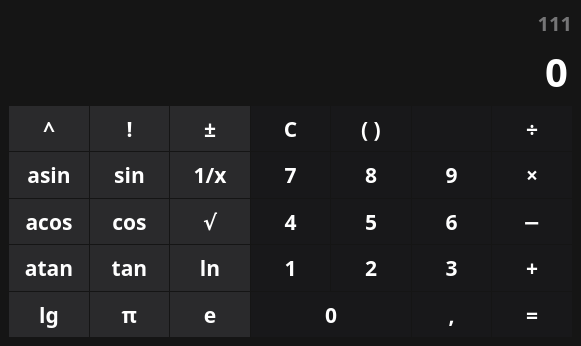
<?xml version="1.0" encoding="UTF-8"?>
<ui version="4.0">
 <class>MainWindow</class>
 <widget class="QMainWindow" name="MainWindow">
  <property name="enabled">
   <bool>true</bool>
  </property>
  <property name="geometry">
   <rect>
    <x>0</x>
    <y>0</y>
    <width>581</width>
    <height>346</height>
   </rect>
  </property>
  <property name="focusPolicy">
   <enum>Qt::NoFocus</enum>
  </property>
  <property name="contextMenuPolicy">
   <enum>Qt::DefaultContextMenu</enum>
  </property>
  <property name="windowTitle">
   <string>Calculator</string>
  </property>
  <property name="windowIcon">
   <iconset resource="../../../../Desktop/resourse.qrc">
    <normaloff>:/icons/icons8-calc-100.png</normaloff>:/icons/icons8-calc-100.png</iconset>
  </property>
  <property name="styleSheet">
   <string notr="true">QWidget {
	color: white;
	background-color: #151515;
	font-family: Montserrat;
	font-size: 16pt;
	font-weight: 600;
}
QPushButton {
	background-color: transparent;
	border: none;
	background-color: #18181a;
}
QPushButton:hover {
	background-color: #242426;
}

QPushButton:pressed {
	background-color: #303031;
}</string>
  </property>
  <widget class="QWidget" name="centralwidget">
   <layout class="QVBoxLayout" name="verticalLayout">
    <item>
     <widget class="QLabel" name="label">
      <property name="sizePolicy">
       <sizepolicy hsizetype="Preferred" vsizetype="Maximum">
        <horstretch>0</horstretch>
        <verstretch>0</verstretch>
       </sizepolicy>
      </property>
      <property name="styleSheet">
       <string notr="true">font-size: 15pt;
color: #757576;</string>
      </property>
      <property name="text">
       <string>111</string>
      </property>
      <property name="alignment">
       <set>Qt::AlignRight|Qt::AlignTrailing|Qt::AlignVCenter</set>
      </property>
     </widget>
    </item>
    <item>
     <widget class="QLineEdit" name="input">
      <property name="sizePolicy">
       <sizepolicy hsizetype="Preferred" vsizetype="Maximum">
        <horstretch>0</horstretch>
        <verstretch>0</verstretch>
       </sizepolicy>
      </property>
      <property name="styleSheet">
       <string notr="true">font-size: 30pt;
border: none;</string>
      </property>
      <property name="text">
       <string>0</string>
      </property>
      <property name="alignment">
       <set>Qt::AlignRight|Qt::AlignTrailing|Qt::AlignVCenter</set>
      </property>
     </widget>
    </item>
    <item>
     <layout class="QGridLayout" name="Layout_buttons" rowminimumheight="40,40,40,40,40" columnminimumwidth="60,60,60,60,60,60,60">
      <property name="spacing">
       <number>1</number>
      </property>
      <item row="2" column="1">
       <widget class="QPushButton" name="Button_cos">
        <property name="sizePolicy">
         <sizepolicy hsizetype="Minimum" vsizetype="Expanding">
          <horstretch>0</horstretch>
          <verstretch>0</verstretch>
         </sizepolicy>
        </property>
        <property name="cursor">
         <cursorShape>PointingHandCursor</cursorShape>
        </property>
        <property name="styleSheet">
         <string notr="true">QPushButton {
	background-color: #2a2a2c;
	border: none;
}

QPushButton:hover {
	background-color: #3d3d3f;
}

QPushButton:pressed {
	background-color: #4f4f51;
}</string>
        </property>
        <property name="text">
         <string>cos</string>
        </property>
       </widget>
      </item>
      <item row="4" column="0">
       <widget class="QPushButton" name="Button_lg">
        <property name="sizePolicy">
         <sizepolicy hsizetype="Minimum" vsizetype="Expanding">
          <horstretch>0</horstretch>
          <verstretch>0</verstretch>
         </sizepolicy>
        </property>
        <property name="cursor">
         <cursorShape>PointingHandCursor</cursorShape>
        </property>
        <property name="styleSheet">
         <string notr="true">QPushButton {
	background-color: #2a2a2c;
	border: none;
}

QPushButton:hover {
	background-color: #3d3d3f;
}

QPushButton:pressed {
	background-color: #4f4f51;
}</string>
        </property>
        <property name="text">
         <string>lg</string>
        </property>
       </widget>
      </item>
      <item row="3" column="0">
       <widget class="QPushButton" name="Button_atan">
        <property name="sizePolicy">
         <sizepolicy hsizetype="Minimum" vsizetype="Expanding">
          <horstretch>0</horstretch>
          <verstretch>0</verstretch>
         </sizepolicy>
        </property>
        <property name="cursor">
         <cursorShape>PointingHandCursor</cursorShape>
        </property>
        <property name="styleSheet">
         <string notr="true">QPushButton {
	background-color: #2a2a2c;
	border: none;
}

QPushButton:hover {
	background-color: #3d3d3f;
}

QPushButton:pressed {
	background-color: #4f4f51;
}</string>
        </property>
        <property name="text">
         <string>atan</string>
        </property>
       </widget>
      </item>
      <item row="2" column="2">
       <widget class="QPushButton" name="Button_root">
        <property name="sizePolicy">
         <sizepolicy hsizetype="Minimum" vsizetype="Expanding">
          <horstretch>0</horstretch>
          <verstretch>0</verstretch>
         </sizepolicy>
        </property>
        <property name="cursor">
         <cursorShape>PointingHandCursor</cursorShape>
        </property>
        <property name="styleSheet">
         <string notr="true">QPushButton {
	background-color: #2a2a2c;
	border: none;
}

QPushButton:hover {
	background-color: #3d3d3f;
}

QPushButton:pressed {
	background-color: #4f4f51;
}</string>
        </property>
        <property name="text">
         <string>√</string>
        </property>
       </widget>
      </item>
      <item row="2" column="3">
       <widget class="QPushButton" name="Button_4">
        <property name="sizePolicy">
         <sizepolicy hsizetype="Minimum" vsizetype="Expanding">
          <horstretch>0</horstretch>
          <verstretch>0</verstretch>
         </sizepolicy>
        </property>
        <property name="cursor">
         <cursorShape>PointingHandCursor</cursorShape>
        </property>
        <property name="text">
         <string>4</string>
        </property>
        <property name="shortcut">
         <string>4</string>
        </property>
       </widget>
      </item>
      <item row="2" column="0">
       <widget class="QPushButton" name="Button_acos">
        <property name="sizePolicy">
         <sizepolicy hsizetype="Minimum" vsizetype="Expanding">
          <horstretch>0</horstretch>
          <verstretch>0</verstretch>
         </sizepolicy>
        </property>
        <property name="cursor">
         <cursorShape>PointingHandCursor</cursorShape>
        </property>
        <property name="styleSheet">
         <string notr="true">QPushButton {
	background-color: #2a2a2c;
	border: none;
}

QPushButton:hover {
	background-color: #3d3d3f;
}

QPushButton:pressed {
	background-color: #4f4f51;
}</string>
        </property>
        <property name="text">
         <string>acos</string>
        </property>
       </widget>
      </item>
      <item row="0" column="0">
       <widget class="QPushButton" name="Button_v">
        <property name="sizePolicy">
         <sizepolicy hsizetype="Minimum" vsizetype="Expanding">
          <horstretch>0</horstretch>
          <verstretch>0</verstretch>
         </sizepolicy>
        </property>
        <property name="minimumSize">
         <size>
          <width>0</width>
          <height>0</height>
         </size>
        </property>
        <property name="cursor">
         <cursorShape>PointingHandCursor</cursorShape>
        </property>
        <property name="styleSheet">
         <string notr="true">QPushButton {
	background-color: #2a2a2c;
	border: none;
}

QPushButton:hover {
	background-color: #3d3d3f;
}

QPushButton:pressed {
	background-color: #4f4f51;
}</string>
        </property>
        <property name="text">
         <string>^</string>
        </property>
       </widget>
      </item>
      <item row="0" column="6">
       <widget class="QPushButton" name="Button_split">
        <property name="sizePolicy">
         <sizepolicy hsizetype="Minimum" vsizetype="Expanding">
          <horstretch>0</horstretch>
          <verstretch>0</verstretch>
         </sizepolicy>
        </property>
        <property name="cursor">
         <cursorShape>PointingHandCursor</cursorShape>
        </property>
        <property name="styleSheet">
         <string notr="true"/>
        </property>
        <property name="text">
         <string>÷</string>
        </property>
        <property name="shortcut">
         <string>/</string>
        </property>
       </widget>
      </item>
      <item row="1" column="6">
       <widget class="QPushButton" name="Button_multiply">
        <property name="sizePolicy">
         <sizepolicy hsizetype="Minimum" vsizetype="Expanding">
          <horstretch>0</horstretch>
          <verstretch>0</verstretch>
         </sizepolicy>
        </property>
        <property name="cursor">
         <cursorShape>PointingHandCursor</cursorShape>
        </property>
        <property name="text">
         <string>×</string>
        </property>
        <property name="shortcut">
         <string>*</string>
        </property>
       </widget>
      </item>
      <item row="1" column="0">
       <widget class="QPushButton" name="Button_asin">
        <property name="sizePolicy">
         <sizepolicy hsizetype="Minimum" vsizetype="Expanding">
          <horstretch>0</horstretch>
          <verstretch>0</verstretch>
         </sizepolicy>
        </property>
        <property name="cursor">
         <cursorShape>PointingHandCursor</cursorShape>
        </property>
        <property name="styleSheet">
         <string notr="true">QPushButton {
	background-color: #2a2a2c;
	border: none;
}

QPushButton:hover {
	background-color: #3d3d3f;
}

QPushButton:pressed {
	background-color: #4f4f51;
}</string>
        </property>
        <property name="text">
         <string>asin</string>
        </property>
       </widget>
      </item>
      <item row="2" column="5">
       <widget class="QPushButton" name="Button_6">
        <property name="sizePolicy">
         <sizepolicy hsizetype="Minimum" vsizetype="Expanding">
          <horstretch>0</horstretch>
          <verstretch>0</verstretch>
         </sizepolicy>
        </property>
        <property name="cursor">
         <cursorShape>PointingHandCursor</cursorShape>
        </property>
        <property name="text">
         <string>6</string>
        </property>
        <property name="shortcut">
         <string>6</string>
        </property>
       </widget>
      </item>
      <item row="0" column="4">
       <widget class="QPushButton" name="Button_scobs">
        <property name="sizePolicy">
         <sizepolicy hsizetype="Minimum" vsizetype="Expanding">
          <horstretch>0</horstretch>
          <verstretch>0</verstretch>
         </sizepolicy>
        </property>
        <property name="cursor">
         <cursorShape>PointingHandCursor</cursorShape>
        </property>
        <property name="text">
         <string>( )</string>
        </property>
       </widget>
      </item>
      <item row="0" column="5">
       <widget class="QPushButton" name="Button_percent">
        <property name="sizePolicy">
         <sizepolicy hsizetype="Minimum" vsizetype="Expanding">
          <horstretch>0</horstretch>
          <verstretch>0</verstretch>
         </sizepolicy>
        </property>
        <property name="cursor">
         <cursorShape>PointingHandCursor</cursorShape>
        </property>
        <property name="text">
         <string/>
        </property>
        <property name="icon">
         <iconset resource="../../../../Desktop/resourse.qrc">
          <normaloff>:/icons/outline_keyboard_backspace_white_48dp.png</normaloff>:/icons/outline_keyboard_backspace_white_48dp.png</iconset>
        </property>
        <property name="iconSize">
         <size>
          <width>25</width>
          <height>25</height>
         </size>
        </property>
        <property name="shortcut">
         <string>Backspace</string>
        </property>
       </widget>
      </item>
      <item row="3" column="6">
       <widget class="QPushButton" name="Button_plus">
        <property name="sizePolicy">
         <sizepolicy hsizetype="Minimum" vsizetype="Expanding">
          <horstretch>0</horstretch>
          <verstretch>0</verstretch>
         </sizepolicy>
        </property>
        <property name="cursor">
         <cursorShape>PointingHandCursor</cursorShape>
        </property>
        <property name="text">
         <string>+</string>
        </property>
        <property name="shortcut">
         <string>+</string>
        </property>
       </widget>
      </item>
      <item row="4" column="6">
       <widget class="QPushButton" name="Button_equally">
        <property name="sizePolicy">
         <sizepolicy hsizetype="Minimum" vsizetype="Expanding">
          <horstretch>0</horstretch>
          <verstretch>0</verstretch>
         </sizepolicy>
        </property>
        <property name="cursor">
         <cursorShape>PointingHandCursor</cursorShape>
        </property>
        <property name="text">
         <string>=</string>
        </property>
        <property name="shortcut">
         <string>=, Return, Enter</string>
        </property>
       </widget>
      </item>
      <item row="2" column="6">
       <widget class="QPushButton" name="Button_minus">
        <property name="sizePolicy">
         <sizepolicy hsizetype="Minimum" vsizetype="Expanding">
          <horstretch>0</horstretch>
          <verstretch>0</verstretch>
         </sizepolicy>
        </property>
        <property name="cursor">
         <cursorShape>PointingHandCursor</cursorShape>
        </property>
        <property name="text">
         <string>−</string>
        </property>
        <property name="shortcut">
         <string>-</string>
        </property>
       </widget>
      </item>
      <item row="1" column="4">
       <widget class="QPushButton" name="Button_8">
        <property name="sizePolicy">
         <sizepolicy hsizetype="Minimum" vsizetype="Expanding">
          <horstretch>0</horstretch>
          <verstretch>0</verstretch>
         </sizepolicy>
        </property>
        <property name="cursor">
         <cursorShape>PointingHandCursor</cursorShape>
        </property>
        <property name="styleSheet">
         <string notr="true"/>
        </property>
        <property name="text">
         <string>8</string>
        </property>
        <property name="shortcut">
         <string>8</string>
        </property>
       </widget>
      </item>
      <item row="0" column="2">
       <widget class="QPushButton" name="Button_plusminus">
        <property name="sizePolicy">
         <sizepolicy hsizetype="Minimum" vsizetype="Expanding">
          <horstretch>0</horstretch>
          <verstretch>0</verstretch>
         </sizepolicy>
        </property>
        <property name="cursor">
         <cursorShape>PointingHandCursor</cursorShape>
        </property>
        <property name="styleSheet">
         <string notr="true">QPushButton {
	background-color: #2a2a2c;
	border: none;
}

QPushButton:hover {
	background-color: #3d3d3f;
}

QPushButton:pressed {
	background-color: #4f4f51;
}</string>
        </property>
        <property name="text">
         <string>±</string>
        </property>
       </widget>
      </item>
      <item row="0" column="3">
       <widget class="QPushButton" name="Button_C">
        <property name="sizePolicy">
         <sizepolicy hsizetype="Minimum" vsizetype="Expanding">
          <horstretch>0</horstretch>
          <verstretch>0</verstretch>
         </sizepolicy>
        </property>
        <property name="cursor">
         <cursorShape>PointingHandCursor</cursorShape>
        </property>
        <property name="text">
         <string>C</string>
        </property>
       </widget>
      </item>
      <item row="0" column="1">
       <widget class="QPushButton" name="Button_x1">
        <property name="sizePolicy">
         <sizepolicy hsizetype="Minimum" vsizetype="Expanding">
          <horstretch>0</horstretch>
          <verstretch>0</verstretch>
         </sizepolicy>
        </property>
        <property name="cursor">
         <cursorShape>PointingHandCursor</cursorShape>
        </property>
        <property name="styleSheet">
         <string notr="true">QPushButton {
	background-color: #2a2a2c;
	border: none;
}

QPushButton:hover {
	background-color: #3d3d3f;
}

QPushButton:pressed {
	background-color: #4f4f51;
}</string>
        </property>
        <property name="text">
         <string>!</string>
        </property>
       </widget>
      </item>
      <item row="1" column="1">
       <widget class="QPushButton" name="Button_sin">
        <property name="sizePolicy">
         <sizepolicy hsizetype="Minimum" vsizetype="Expanding">
          <horstretch>0</horstretch>
          <verstretch>0</verstretch>
         </sizepolicy>
        </property>
        <property name="cursor">
         <cursorShape>PointingHandCursor</cursorShape>
        </property>
        <property name="styleSheet">
         <string notr="true">QPushButton {
	background-color: #2a2a2c;
	border: none;
}

QPushButton:hover {
	background-color: #3d3d3f;
}

QPushButton:pressed {
	background-color: #4f4f51;
}</string>
        </property>
        <property name="text">
         <string>sin</string>
        </property>
       </widget>
      </item>
      <item row="1" column="2">
       <widget class="QPushButton" name="Button_1x">
        <property name="sizePolicy">
         <sizepolicy hsizetype="Minimum" vsizetype="Expanding">
          <horstretch>0</horstretch>
          <verstretch>0</verstretch>
         </sizepolicy>
        </property>
        <property name="cursor">
         <cursorShape>PointingHandCursor</cursorShape>
        </property>
        <property name="styleSheet">
         <string notr="true">QPushButton {
	background-color: #2a2a2c;
	border: none;
}

QPushButton:hover {
	background-color: #3d3d3f;
}

QPushButton:pressed {
	background-color: #4f4f51;
}</string>
        </property>
        <property name="text">
         <string>1/x</string>
        </property>
       </widget>
      </item>
      <item row="1" column="3">
       <widget class="QPushButton" name="Button_7">
        <property name="sizePolicy">
         <sizepolicy hsizetype="Minimum" vsizetype="Expanding">
          <horstretch>0</horstretch>
          <verstretch>0</verstretch>
         </sizepolicy>
        </property>
        <property name="cursor">
         <cursorShape>PointingHandCursor</cursorShape>
        </property>
        <property name="text">
         <string>7</string>
        </property>
        <property name="shortcut">
         <string>7</string>
        </property>
       </widget>
      </item>
      <item row="1" column="5">
       <widget class="QPushButton" name="Button_9">
        <property name="sizePolicy">
         <sizepolicy hsizetype="Minimum" vsizetype="Expanding">
          <horstretch>0</horstretch>
          <verstretch>0</verstretch>
         </sizepolicy>
        </property>
        <property name="cursor">
         <cursorShape>PointingHandCursor</cursorShape>
        </property>
        <property name="text">
         <string>9</string>
        </property>
        <property name="shortcut">
         <string>9</string>
        </property>
       </widget>
      </item>
      <item row="4" column="5">
       <widget class="QPushButton" name="Button_comma">
        <property name="sizePolicy">
         <sizepolicy hsizetype="Minimum" vsizetype="Expanding">
          <horstretch>0</horstretch>
          <verstretch>0</verstretch>
         </sizepolicy>
        </property>
        <property name="cursor">
         <cursorShape>PointingHandCursor</cursorShape>
        </property>
        <property name="text">
         <string>,</string>
        </property>
        <property name="shortcut">
         <string>,, .</string>
        </property>
       </widget>
      </item>
      <item row="4" column="3" colspan="2">
       <widget class="QPushButton" name="Button_0">
        <property name="sizePolicy">
         <sizepolicy hsizetype="Minimum" vsizetype="Expanding">
          <horstretch>0</horstretch>
          <verstretch>0</verstretch>
         </sizepolicy>
        </property>
        <property name="cursor">
         <cursorShape>PointingHandCursor</cursorShape>
        </property>
        <property name="text">
         <string>0</string>
        </property>
        <property name="shortcut">
         <string>0</string>
        </property>
       </widget>
      </item>
      <item row="3" column="5">
       <widget class="QPushButton" name="Button_3">
        <property name="sizePolicy">
         <sizepolicy hsizetype="Minimum" vsizetype="Expanding">
          <horstretch>0</horstretch>
          <verstretch>0</verstretch>
         </sizepolicy>
        </property>
        <property name="cursor">
         <cursorShape>PointingHandCursor</cursorShape>
        </property>
        <property name="text">
         <string>3</string>
        </property>
        <property name="shortcut">
         <string>3</string>
        </property>
       </widget>
      </item>
      <item row="3" column="1">
       <widget class="QPushButton" name="Button_tan">
        <property name="sizePolicy">
         <sizepolicy hsizetype="Minimum" vsizetype="Expanding">
          <horstretch>0</horstretch>
          <verstretch>0</verstretch>
         </sizepolicy>
        </property>
        <property name="cursor">
         <cursorShape>PointingHandCursor</cursorShape>
        </property>
        <property name="styleSheet">
         <string notr="true">QPushButton {
	background-color: #2a2a2c;
	border: none;
}

QPushButton:hover {
	background-color: #3d3d3f;
}

QPushButton:pressed {
	background-color: #4f4f51;
}</string>
        </property>
        <property name="text">
         <string>tan</string>
        </property>
       </widget>
      </item>
      <item row="3" column="4">
       <widget class="QPushButton" name="Button_2">
        <property name="sizePolicy">
         <sizepolicy hsizetype="Minimum" vsizetype="Expanding">
          <horstretch>0</horstretch>
          <verstretch>0</verstretch>
         </sizepolicy>
        </property>
        <property name="cursor">
         <cursorShape>PointingHandCursor</cursorShape>
        </property>
        <property name="text">
         <string>2</string>
        </property>
        <property name="shortcut">
         <string>2</string>
        </property>
       </widget>
      </item>
      <item row="3" column="3">
       <widget class="QPushButton" name="Button_1">
        <property name="sizePolicy">
         <sizepolicy hsizetype="Minimum" vsizetype="Expanding">
          <horstretch>0</horstretch>
          <verstretch>0</verstretch>
         </sizepolicy>
        </property>
        <property name="cursor">
         <cursorShape>PointingHandCursor</cursorShape>
        </property>
        <property name="text">
         <string>1</string>
        </property>
        <property name="shortcut">
         <string>1</string>
        </property>
       </widget>
      </item>
      <item row="4" column="2">
       <widget class="QPushButton" name="Button_e">
        <property name="sizePolicy">
         <sizepolicy hsizetype="Minimum" vsizetype="Expanding">
          <horstretch>0</horstretch>
          <verstretch>0</verstretch>
         </sizepolicy>
        </property>
        <property name="cursor">
         <cursorShape>PointingHandCursor</cursorShape>
        </property>
        <property name="styleSheet">
         <string notr="true">QPushButton {
	background-color: #2a2a2c;
	border: none;
}

QPushButton:hover {
	background-color: #3d3d3f;
}

QPushButton:pressed {
	background-color: #4f4f51;
}</string>
        </property>
        <property name="text">
         <string>e</string>
        </property>
       </widget>
      </item>
      <item row="3" column="2">
       <widget class="QPushButton" name="Button_ln">
        <property name="sizePolicy">
         <sizepolicy hsizetype="Minimum" vsizetype="Expanding">
          <horstretch>0</horstretch>
          <verstretch>0</verstretch>
         </sizepolicy>
        </property>
        <property name="cursor">
         <cursorShape>PointingHandCursor</cursorShape>
        </property>
        <property name="styleSheet">
         <string notr="true">QPushButton {
	background-color: #2a2a2c;
	border: none;
}

QPushButton:hover {
	background-color: #3d3d3f;
}

QPushButton:pressed {
	background-color: #4f4f51;
}</string>
        </property>
        <property name="text">
         <string>ln</string>
        </property>
       </widget>
      </item>
      <item row="4" column="1">
       <widget class="QPushButton" name="Button_Pi">
        <property name="sizePolicy">
         <sizepolicy hsizetype="Minimum" vsizetype="Expanding">
          <horstretch>0</horstretch>
          <verstretch>0</verstretch>
         </sizepolicy>
        </property>
        <property name="cursor">
         <cursorShape>PointingHandCursor</cursorShape>
        </property>
        <property name="styleSheet">
         <string notr="true">QPushButton {
	background-color: #2a2a2c;
	border: none;
}

QPushButton:hover {
	background-color: #3d3d3f;
}

QPushButton:pressed {
	background-color: #4f4f51;
}</string>
        </property>
        <property name="text">
         <string>π</string>
        </property>
       </widget>
      </item>
      <item row="2" column="4">
       <widget class="QPushButton" name="Button_5">
        <property name="sizePolicy">
         <sizepolicy hsizetype="Minimum" vsizetype="Expanding">
          <horstretch>0</horstretch>
          <verstretch>0</verstretch>
         </sizepolicy>
        </property>
        <property name="cursor">
         <cursorShape>PointingHandCursor</cursorShape>
        </property>
        <property name="text">
         <string>5</string>
        </property>
        <property name="shortcut">
         <string>5</string>
        </property>
       </widget>
      </item>
     </layout>
    </item>
   </layout>
  </widget>
 </widget>
 <resources>
  <include location="../../../../Desktop/resourse.qrc"/>
 </resources>
 <connections/>
</ui>
